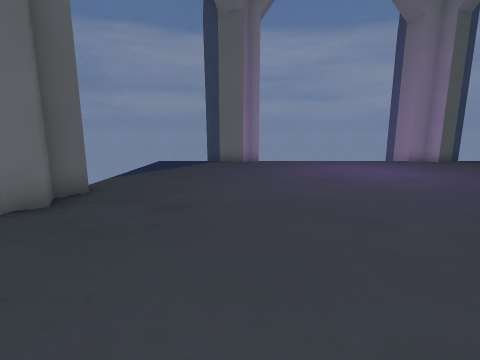
View 1 (above)

13 first-person views from a walk through a Unity game level. The camera is 1.4 m above the floor, tilts 10° down and sees 85° across. The floor is counted in squares, 1 m on a side. Each view is taken from the middle of a square. On the plan, view 1 faces up. The plan holds only what a view shows up to about 13 squares ahead; the rest is blank. The player is left out.

View 2
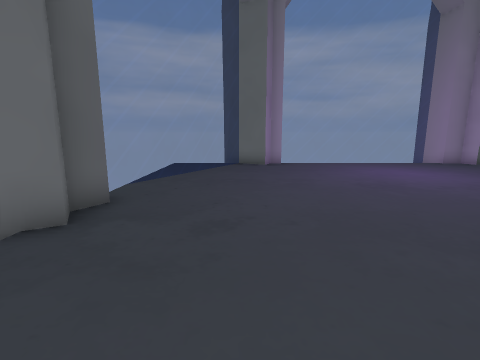

View 3
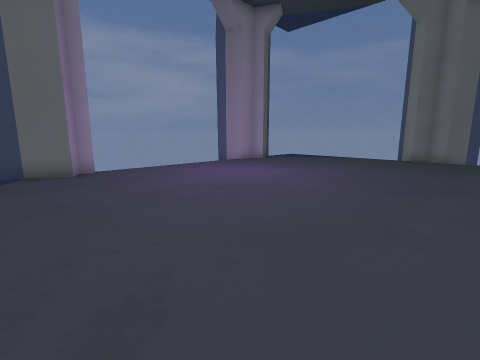

View 4
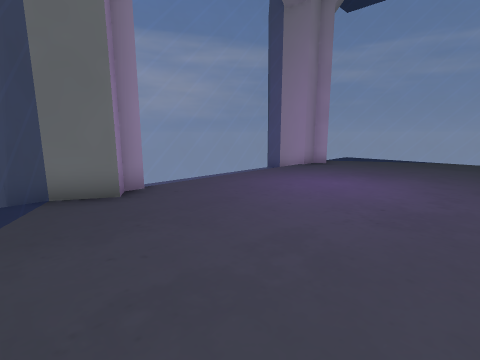

View 5
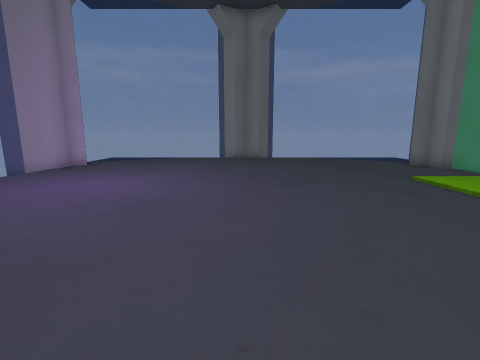

View 6
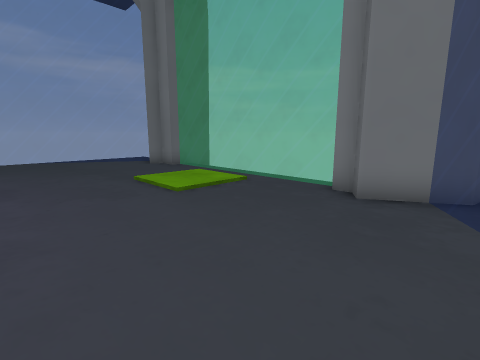

View 7
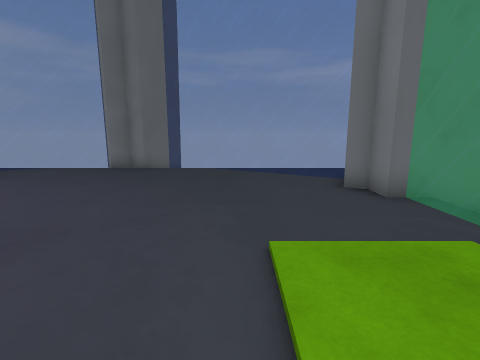

View 8
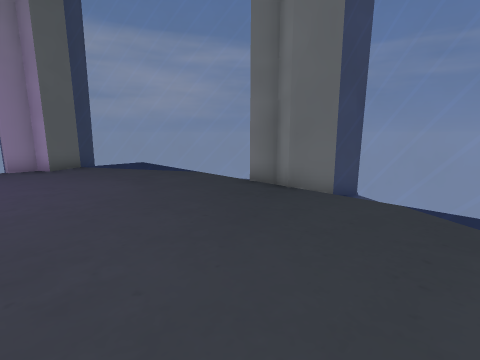

View 9
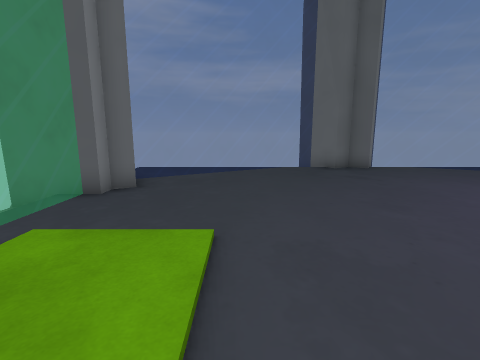

View 10
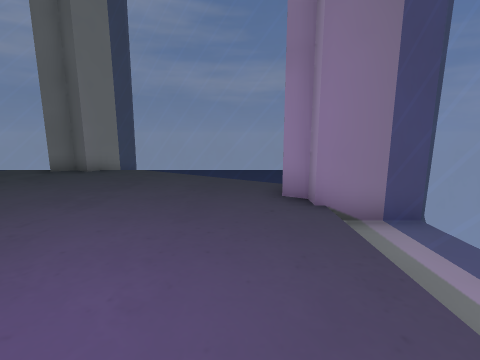

View 11
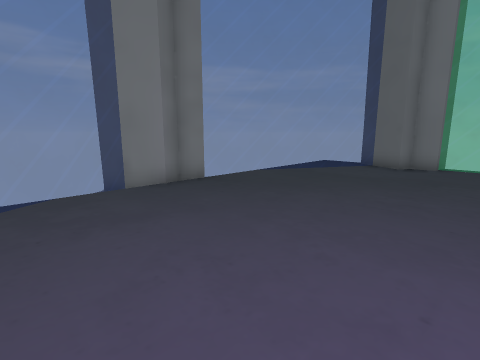

View 12
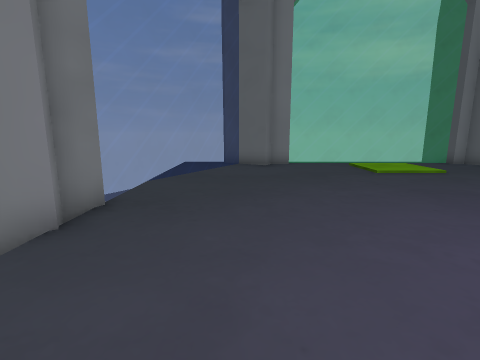

View 13
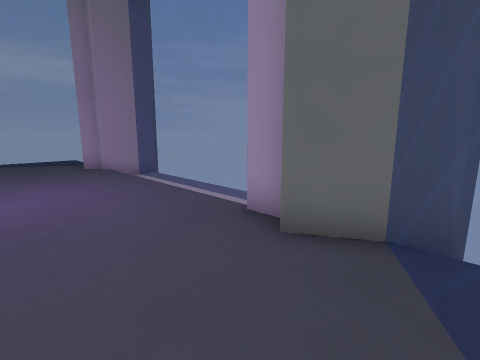

### Floor plan
Key: @ floor where view 1 was taken; # wall or solid block; . main floor; - floor 0.25 m lower than the main floor; _ floor 0.5 m lower than the main floor; / step, stairs or slope; = window, fence, low wall or low ledge.
Columns run from 6 left of view 1 to 16 right of it. Each row starts with its distance up from view 1.
 16        #       #
 15        #=======#
 14     ####-------####
 13    .==#.........#==.
 12    .=.............=.
 11    =...............=
 10   .=...............=-
  9  #=.................=#
  8 #==.................==#
  7 #=................../=#
  6  ##.................##
  5 ###.................###
  4 #=................../=#
  3  ==.................==
  2  #=.................=#
  1   .=...............=_
  0    =..@............=
 -1    .=.............=.
 -2    .==##.......##==.
 -3    .####=======####.
 -4        #       #
 -5        #

Where each view was taken, in squares from view 1:
view 1: 0 up, 0 right, facing up
view 2: 1 up, 1 left, facing up
view 3: 3 up, 2 left, facing up-right
view 4: 7 up, 2 left, facing up-right
view 5: 6 up, 2 left, facing right
view 6: 4 up, 2 left, facing down-right
view 7: 1 up, 3 right, facing right
view 8: 1 up, 8 right, facing up-right
view 9: 1 up, 7 right, facing left
view 10: 12 up, 6 right, facing left
view 11: 10 up, 7 right, facing down-right
view 12: 10 up, 11 right, facing down
view 13: 10 up, 12 right, facing up-left
